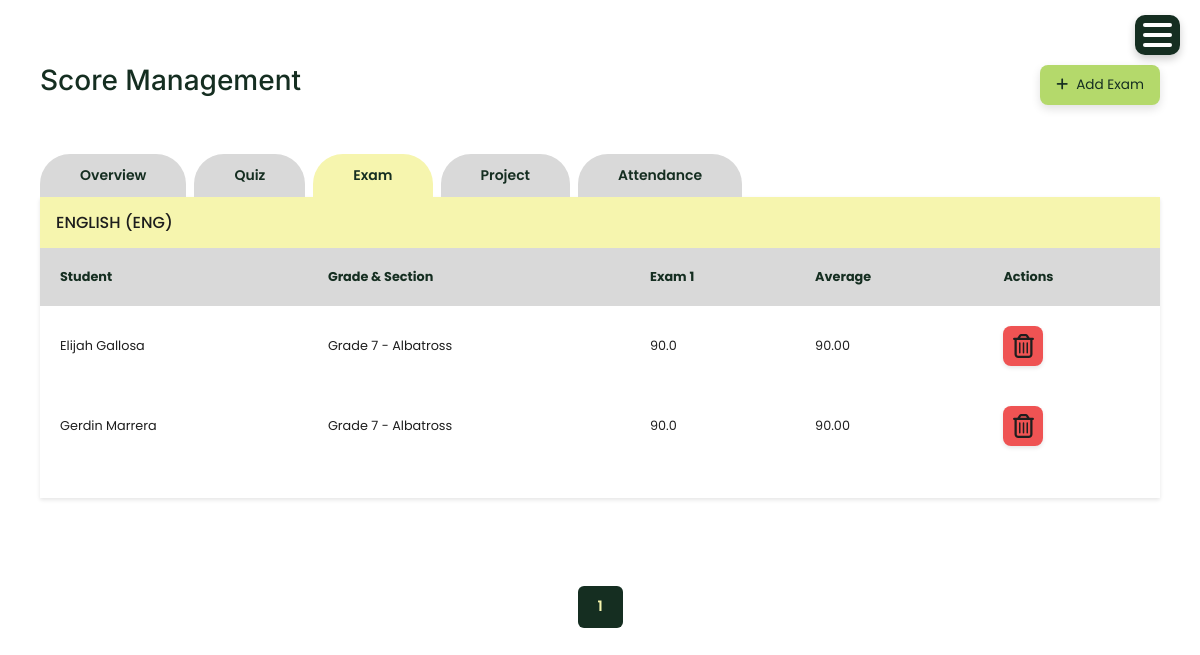
The app's page /exam/ (signed in) with its own data.
### account/models.py (models this page shows, shortened)
class Subject(models.Model):
    code = models.CharField(max_length=20, default='DEFAULT_CODE')
    name = models.CharField(max_length=100)
    department = models.CharField(max_length=100)
    grade_level = models.CharField(max_length=10, choices=[
        ('Grade 7', 'Grade 7'),
        ('Grade 8', 'Grade 8'),
        ('Grade 9', 'Grade 9'),
        ('Grade 10', 'Grade 10')
    ], blank=True, null=True)
    status = models.CharField(max_length=10, choices=[('Active','Active'),('Inactive','Inactive')])

class StudentRecord(models.Model):
    STATUS_CHOICES = [
        ('active', 'Active'),
        ('inactive', 'Inactive'),
        ('graduated', 'Graduated'),
        ('transferred', 'Transferred'),
    ]
    SECTION_CHOICES = [
        ('Grade 7', 'Grade 7'),
        ('Grade 8', 'Grade 8'),
        ('Grade 9', 'Grade 9'),
        ('Grade 10', 'Grade 10'),
    ]
    GENDER_CHOICES = [
        ('Male', 'Male'),
        ('Female', 'Female'),
    ]
    student_id = models.PositiveIntegerField()
    fullname = models.CharField(max_length=100)
    grade_and_section = models.CharField(max_length=20, choices=SECTION_CHOICES, default='active')
    gender = models.CharField(max_length=20, choices=GENDER_CHOICES, default='active')
    age = models.PositiveIntegerField()
    address = models.CharField(max_length=200)
    parent = models.CharField(max_length=100)
    parent_contact = models.PositiveIntegerField()
    status = models.CharField(max_length=20, choices=STATUS_CHOICES, default='active')
    account_username = models.CharField(max_length=150, blank=True, null=True)

### account/views.py (the view)
# urls.py: path('exam/', views.exam, name='exam'),
def exam(request):
    search = request.GET.get('search', '').strip()
    subjects_with_exams = Subject.objects.filter(
        exam_scores__isnull=False
    ).distinct().order_by('name')
    if request.user.role == 'faculty':
        fac_assignments = FacultyAssignment.objects.filter(faculty=request.user, status='Active')
        fac_subject_ids = []
        for a in fac_assignments:
            fac_subject_ids.extend(list(a.subjects.values_list('id', flat=True)))
        if fac_subject_ids:
            subjects_with_exams = subjects_with_exams.filter(id__in=set(fac_subject_ids))
        else:
            subjects_with_exams = Subject.objects.none()
    exam_data = []
    for subject in subjects_with_exams:
        assigned_subject = AssignedSubject.objects.filter(
            subject=subject,
            status='Active'
        ).first()
        if assigned_subject:
            grade_val = (assigned_subject.grade_level or '').strip()
            students_qs = StudentRecord.objects.filter(status='active')
            if grade_val:
                if ' - ' in grade_val or '-' in grade_val:
                    students_qs = students_qs.filter(grade_and_section__iexact=grade_val)
                else:
                    students_qs = students_qs.filter(grade_and_section__istartswith=grade_val)
            students = students_qs.order_by('fullname')
        else:
            students = StudentRecord.objects.filter(status='active').order_by('fullname')
        exam_numbers = ExamScore.objects.filter(subject=subject).values_list('exam_number', flat=True).distinct().order_by('exam_number')
        exam_numbers_list = list(exam_numbers)
        student_rows = []
        for student in students:
            student_scores = []
            total_score = 0
            count = 0
            for exam_num in exam_numbers_list:
                try:
                    exam_score = ExamScore.objects.get(
                        student=student,
                        subject=subject,
                        exam_number=exam_num
                    )
                    score_val = float(exam_score.score)
                    student_scores.append(score_val)
                    total_score += score_val
                    count += 1
                except ExamScore.DoesNotExist:
                    student_scores.append(None)
            average = (total_score / count) if count > 0 else None
            student_rows.append({
                'student': student,
                'scores': student_scores,
                'average': average
            })
        exam_data.append({
            'subject': subject,
            'exam_numbers': exam_numbers_list,
            'student_rows': student_rows
        })
    page = request.GET.get('page', 1)
    per_page = 5  # Show 5 subjects per page to avoid screen overflow
    paginator = Paginator(exam_data, per_page)
    try:
        page_obj = paginator.page(page)
    except:
        page_obj = paginator.page(1)
    return render(request, 'exam.html', {
        'exam_data': page_obj if page_obj else [],
        'page_obj': page_obj,
        'tab': 'exam',
        'search': search,
    })

### templates/exam.html (shortened to what this page needs)
{% extends 'base.html' %}
{% load static %}
{% block content %}
<div class="container mt-4">
    <div class="user-folder-card">
        <div class="user-heading">
            <h2>Score Management</h2>
            <button type="button" class="user-add-btn" data-bs-toggle="modal" data-bs-target="#addExamModal">
                <i class="fas fa-plus"></i> Add Exam
            </button>
        </div>
        <div class="tab-content">
            <ul class="tabs group">
                <li class="{% if tab == 'score' %}active{% endif %}">
                    <a href="{% url 'score' %}" data-score-tab="true">Overview</a>
                </li>
                <li class="{% if tab == 'quiz' %}active{% endif %}">
                    <a href="{% url 'quiz' %}" data-score-tab="true">Quiz</a>
                </li>
                <li class="{% if tab == 'exam' %}active{% endif %}">
                    <a href="{% url 'exam' %}" data-score-tab="true">Exam</a>
                </li>
                <li class="{% if tab == 'project' %}active{% endif %}">
                    <a href="{% url 'project' %}" data-score-tab="true">Project</a>
                </li>
                <li class="{% if tab == 'attendance' %}active{% endif %}">
                    <a href="{% url 'attendance' %}" data-score-tab="true">Attendance</a>
                </li>
            </ul>
            {% if exam_data %}
                    {% for data in page_obj %}
                        <div class="mb-4">
                            <h4>{{ data.subject.name }} ({{ data.subject.code }})</h4>
                            <div class="table-scroll">
                            <table class="user-table">
                                <thead>
                                    <tr>
                                        <th>Student</th>
                                        <th>Grade & Section</th>
                                        {% for exam_num in data.exam_numbers %}
                                        <th>Exam {{ exam_num }}</th>
                                        {% endfor %}
                                        <th>Average</th>
                                        <th>Actions</th>
                                    </tr>
                                </thead>
                                <tbody>
                                    {% for row in data.student_rows %}
                                    <tr>
                                        <td>{{ row.student.fullname }}</td>
                                        <td>{{ row.student.grade_and_section }}</td>
                                        {% for score in row.scores %}
                                        <td>
                                            {% if score %}
                                                {{ score }}
                                            {% else %}
                                                -
                                            {% endif %}
                                        </td>
                                        {% endfor %}
                                        <td>
                                            {% if row.average %}
                                                {{ row.average|floatformat:2 }}
                                            {% else %}
                                                -
                                            {% endif %}
                                        </td>
                                        <td class="actions-cell">
                                            <button type="button" class="btn-action btn-action-delete" onclick="if(confirm('Delete all exam scores for {{ row.student.fullname }}?')) deleteScores('exam', {{ row.student.id }}, {{ data.subject.id }})">
                                                <i class="fa-regular fa-trash-can"></i>
                                            </button>
                                        </td>
                                    </tr>
                                    {% empty %}
                                    <tr>
                                        <td colspan="{{ data.exam_numbers|length|add:4 }}" class="text-center">No students found.</td>
                                    </tr>
                                    {% endfor %}
                                </tbody>
                            </table>
                            </div>
                        </div>
                    {% endfor %}
        </div>
        <div class="user-data-table">
            <div class="user-table-wrapper">
                    {% if page_obj %}
                    <nav aria-label="Page navigation" class="mt-3">
                        <ul class="pagination justify-content-center">
                            {% for num in page_obj.paginator.page_range %}
                                {% if page_obj.number == num %}
                                    <li class="page-item active"><span class="page-link">{{ num }}</span></li>
                                {% elif num > page_obj.number|add:'-3' and num < page_obj.number|add:'3' %}
                                    <li class="page-item">
                                        <a class="page-link" href="?page={{ num }}">{{ num }}</a>
                                    </li>
                                {% endif %}
                            {% endfor %}
                        </ul>
                    </nav>
                    {% endif %}
                {% endif %}
        </div>
        </div>
    </div>
</div>
{% endblock %}

### static/css/sidebar.css (style rules this page uses)
:root { --sidebar-bg: #152E21; --sidebar-text: #9CA576; --content-bg: #FFFFFF; --line-clr: #616161; --hover-clr: #3f6a469d ; --accent-clr: #d9bae7; --secondary-text-clr: #1D1D1D; }
* { margin: 0; padding: 0; font-family: Poppins, sans-serif; }
html { font-family: Poppins, Inter, Segoe UI, sans-serif; line-height: 1.5rem; }
body { min-height: 100vh; min-height: 100dvh; background: var(--content-bg); color: var(--sidebar-text); display: grid; grid-template-columns: auto 1fr; }
.container { border-radius: 1em; margin-bottom: 20px; color: #1D1D1D; }
h2 { font-family: Inter, sans-serif; }
main h4 { color: #1D1D1D; margin-bottom: 1rem; }
@media (max-width: 1200px) { body { grid-template-columns: 1fr; } }
@media (max-width: 1200px) { .container { border: none; padding: 0; } }

### static/css/modal_common.css (style rules this page uses)
.user-table { width: 100%; border-collapse: collapse; border-spacing: 0; margin: 2rem 0 !important; margin-top: 0 !important; }
.user-table thead { background: #D9D9D9; color: #152E21; font-weight: bold; }
.user-table thead th { padding: 20px; font-size: 0.8rem; text-align: left; }
.user-table tbody td { padding: 20px; font-size: 0.8rem; background-color: #FFFFFF; max-width: 180px; word-wrap: break-word; white-space: normal; color: #1E1E1E; }
.user-table tbody tr:nth-child(even) { background: #fbfbfb; }
.user-table tbody td.actions-cell { white-space: nowrap; max-width: none; }
.btn-action { width: 2.5rem; height: 2.5rem; border-radius: 8px; box-shadow: 0 2px 4px rgba(0,0,0,0.1); display: inline-flex; align-items: center; justify-content: center; font-size: 1.5rem; padding: 0; border-width: 2px; border: none; background: #fff; cursor: pointer; transition: all 0.2s ease; }
.btn-action i { font-size: 1.5rem; }
.global-button-style, button:not(.dropdown-btn, #hamburger-btn, .dropdown-open, .search-btn), .btn:not(.dropdown-btn, #hamburger-btn), .btn-action:not(.dropdown-btn, #hamburger-btn), .modal-save:not(.dropdown-btn, #hamburger-btn), .modal-cancel:not(.dropdown-btn, #hamburger-btn), .view-all-btn:not(.dropdown-btn, #hamburger-btn), .timeline-btn:not(.dropdown-btn, #hamburger-btn), .btn-action-predict:not(.dropdown-btn, #hamburger-btn), .btn-action-edit:not(.dropdown-btn, #hamburger-btn), .btn-action-delete:not(.dropdown-btn, #hamburger-btn), .btn-icon:not(.dropdown-btn, #hamburger-btn), .btn-icon-delete:not(.dropdown-btn, #hamburger-btn) { border-radius: 8px; transition: transform 0.14s ease, filter 0.14s ease, box-shadow 0.14s ease; display: inline-flex; align-items: center; justify-content: center; gap: 8px; }
.btn-action { padding: 0.35rem; width: 2.5rem; height: 2.5rem; }
.btn-action-delete { background-color: #EF5353; color: #1E1E1E !important; }
.btn-action svg, .btn-action i { color: inherit; }
body { overflow-x: hidden; }
.user-table-wrapper { max-width: 100%; overflow-x: auto; -webkit-overflow-scrolling: touch; }
@media (max-width: 1200px) { .user-table thead th, .user-table tbody td { padding: 12px; } }

### records on screen
Subject: subject.name "ENGLISH", subject.code "ENG", exam_numbers "1"
StudentRecord: student.fullname "Elijah Gallosa", student.grade_and_section "Grade 7 - Albatross", scores "90.0", average "90.00"
StudentRecord: student.fullname "Gerdin Marrera", student.grade_and_section "Grade 7 - Albatross", scores "90.0", average "90.00"

### other values on screen
{{ num }} "1"
